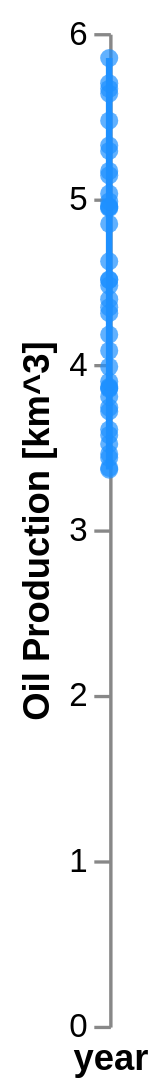

Vega-Lite specification for this chart:
### Vega-Lite specification from a JSON file in a GitHub repository (floating-point values rounded to 4 significant figures)
{"config": {"view": {"continuousWidth": 400, "continuousHeight": 300}}, "layer": [{"mark": {"type": "line", "color": "dodgerblue"}, "encoding": {"tooltip": [{"type": "temporal", "field": "year", "format": "%Y", "title": "year"}, {"type": "nominal", "field": "km^3", "format": ".2f"}], "x": {"type": "temporal", "field": "year", "timeUnit": "year", "title": "year"}, "y": {"type": "quantitative", "field": "km^3", "title": "Oil Production [km^3]"}}, "height": 300, "width": "container"}, {"mark": {"type": "point", "color": "dodgerblue", "filled": true}, "encoding": {"tooltip": [{"type": "temporal", "field": "year", "format": "%Y", "title": "year"}, {"type": "nominal", "field": "km^3", "format": ".2f"}], "x": {"type": "temporal", "field": "year", "timeUnit": "year", "title": "year"}, "y": {"type": "quantitative", "field": "km^3", "title": "Oil Production [km^3]"}}, "height": 300, "width": "container"}], "data": {"name": "data-c30da01c35dc9c933a536fefc68a357a"}, "$schema": "https://vega.github.io/schema/vega-lite/v5.json", "datasets": {"data-c30da01c35dc9c933a536fefc68a357a": [{"year": "1980-01-01T00:00:00", "km^3": 3.713}, {"year": "1981-01-01T00:00:00", "km^3": 3.517}, {"year": "1982-01-01T00:00:00", "km^3": 3.372}, {"year": "1983-01-01T00:00:00", "km^3": 3.362}, {"year": "1984-01-01T00:00:00", "km^3": 3.456}, {"year": "1985-01-01T00:00:00", "km^3": 3.433}, {"year": "1986-01-01T00:00:00", "km^3": 3.571}, {"year": "1987-01-01T00:00:00", "km^3": 3.604}, {"year": "1988-01-01T00:00:00", "km^3": 3.737}, {"year": "1989-01-01T00:00:00", "km^3": 3.802}, {"year": "1990-01-01T00:00:00", "km^3": 3.855}, {"year": "1991-01-01T00:00:00", "km^3": 3.85}, {"year": "1992-01-01T00:00:00", "km^3": 3.862}, {"year": "1993-01-01T00:00:00", "km^3": 3.894}, {"year": "1994-01-01T00:00:00", "km^3": 3.983}, {"year": "1995-01-01T00:00:00", "km^3": 4.08}, {"year": "1996-01-01T00:00:00", "km^3": 4.177}, {"year": "1997-01-01T00:00:00", "km^3": 4.307}, {"year": "1998-01-01T00:00:00", "km^3": 4.392}, {"year": "1999-01-01T00:00:00", "km^3": 4.343}, {"year": "2000-01-01T00:00:00", "km^3": 4.511}, {"year": "2001-01-01T00:00:00", "km^3": 4.507}, {"year": "2002-01-01T00:00:00", "km^3": 4.474}, {"year": "2003-01-01T00:00:00", "km^3": 4.621}, {"year": "2004-01-01T00:00:00", "km^3": 4.847}, {"year": "2005-01-01T00:00:00", "km^3": 4.942}, {"year": "2006-01-01T00:00:00", "km^3": 4.949}, {"year": "2007-01-01T00:00:00", "km^3": 4.952}, {"year": "2008-01-01T00:00:00", "km^3": 5.029}, {"year": "2009-01-01T00:00:00", "km^3": 4.982}, {"year": "2010-01-01T00:00:00", "km^3": 5.141}, {"year": "2011-01-01T00:00:00", "km^3": 5.166}, {"year": "2012-01-01T00:00:00", "km^3": 5.288}, {"year": "2013-01-01T00:00:00", "km^3": 5.321}, {"year": "2014-01-01T00:00:00", "km^3": 5.47}, {"year": "2015-01-01T00:00:00", "km^3": 5.634}, {"year": "2016-01-01T00:00:00", "km^3": 5.663}, {"year": "2017-01-01T00:00:00", "km^3": 5.697}, {"year": "2018-01-01T00:00:00", "km^3": 5.849}]}}
